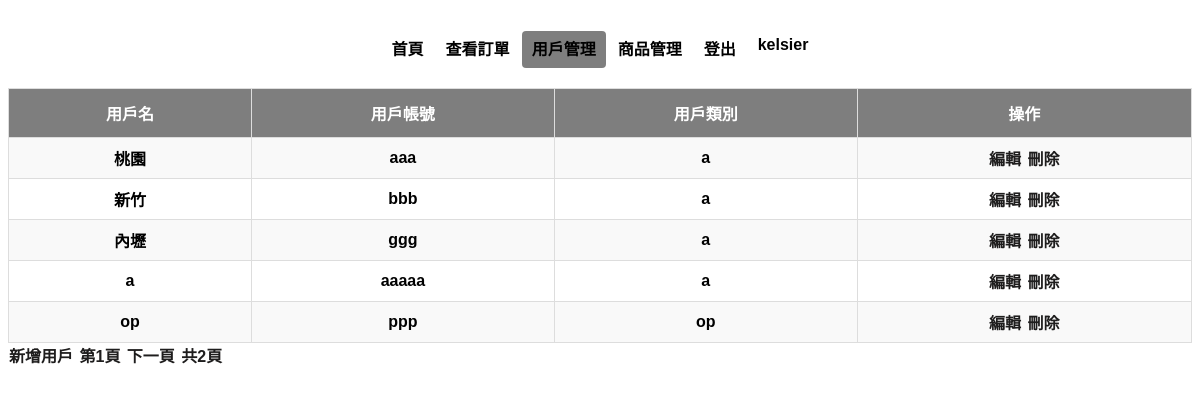
Page /op/userManage/ (signed in) on the committed database.
### base/models.py (models this page shows)
class ExtendedUser(models.Model):
    user = models.OneToOneField(User, on_delete=models.CASCADE)
    name = models.CharField(max_length=20)
    user_class = models.CharField(max_length=20)

### op/views.py (the view)
# urls.py: path("userManage/", UserManageView.as_view(), name='userManage'),
class UserManageView(LoginRequiredMixin, OpRequiredMixin, ListView):
    model = ExtendedUser
    template_name = 'userManage.html'
    context_object_name = 'users'
    paginate_by = 5
    def get_context_data(self, **kwargs):
        context = super().get_context_data(**kwargs)
        paginator = context['paginator']
        page_obj = context['page_obj']
        pages = {
            "pre": page_obj.previous_page_number() if page_obj.has_previous() else 1,
            "next": page_obj.next_page_number() if page_obj.has_next() else paginator.num_pages,
            "max": paginator.num_pages,
            "now": page_obj.number,
        }
        context['page'] = pages
        return context

### op/views.py (called while the page is built)
    def dispatch(self, request, *args, **kwargs):
        extended_user = ExtendedUser.objects.get(user=request.user)
        if extended_user.user_class != 'op':
            return HttpResponseForbidden("You do not have permission to access this page.")
        return super().dispatch(request, *args, **kwargs)

### template/userManage.html (shortened to what this page needs)
{%extends "bases/Base.html"%}
{% load static %}
{%block body%}
<div class="header">
    <header class="d-flex justify-content-center py-3">
        <ul class="nav nav-pills">
            <li class="nav-item"><a href="/op/" class="nav-link" aria-current="page">首頁</a></li>
            <li class="nav-item"><a href="/op/check/" class="nav-link">查看訂單</a></li>
            <li class="nav-item"><a href="/op/userManage/?page=1" class="nav-link active">用戶管理</a></li>
            <li class="nav-item"><a href="/op/productManage/" class="nav-link">商品管理</a></li>
            <li class="nav-item"><a href="/logout/" class="nav-link">登出</a></li>
            <li class="nav-item"><a href="/logout/" class="nav-link">{{ user.username }}</a></li>
        </ul>
    </header>
</div>
<div>
    <table>
        <tr>
            <th>用戶名</th>
            <th>用戶帳號</th>
            <th>用戶類別</th>
            <th>操作</th>
        </tr>
        {%for user in users%}
            <tr class="trs {{item.category}}">
                <td>{{user.name}}</td>
                <td>{{user.user.username}}</td>
                <td>{{user.user_class}}</td>
                <td>
                    <a href="edit/?userId={{user.user.id}}">編輯</a>
                    <a href="delete/?userId={{user.user.id}}">刪除</a>
                </td>
            </tr>
        {%endfor%}
    </table>
</div>
<a href="regist/">新增用戶</a>
<a>第{{page.now}}頁</a>
{% if page.next != page.now %}
<a href="/op/userManage/?page={{page.next}}">下一頁</a>
{%endif%}
<a>共{{page.max}}頁</a>
{%endblock%}

### static/css/setting.css (style rules this page uses)
body { background-color: rgb(255, 255, 255); font-family: '微軟正黑體', 'Arial', sans-serif; font-weight: bold; color: rgb(0, 0, 0); overflow-y:scroll; }
.header a { color: rgb(0, 0, 0); }
.header a.nav-link.active { color: rgb(0, 0, 0); background-color: #00000081; }
header { text-align: center; display: grid; align-items: center; background-color: #ffffff; height: 80px; }
ul { text-align: center; list-style-type: none; padding: 0; margin: 0; display: flex; }
header .nav { display: flex; justify-self: center; }
table { width: 100%; border-collapse: collapse; }
th, td { border: 1px solid #ddd; padding: 8px; text-align: center; }
th { background-color: #f2f2f2; text-align: center; }
tr:nth-child(even) { background-color: #f9f9f9; }
th { padding-top: 12px; padding-bottom: 12px; background-color: #00000081; color: white; }
a { text-decoration: none; color: #1e1d1d; margin: 0 1px; border-radius: 4px; transition: all 0.3s ease; font-family: '微軟正黑體', 'Arial', sans-serif; font-weight: bold; }
.nav-link { text-decoration: none; color: #1e1d1d; padding: 10px 10px; margin: 0 1px; border-radius: 4px; transition: all 0.3s ease; font-family: '微軟正黑體', 'Arial', sans-serif; font-weight: bold; }

### rows in the picture
ExtendedUser: name "桃園", user.username "aaa", user_class "a"
ExtendedUser: name "新竹", user.username "bbb", user_class "a"
ExtendedUser: name "內壢", user.username "ggg", user_class "a"
ExtendedUser: name "a", user.username "aaaaa", user_class "a"
ExtendedUser: name "op", user.username "ppp", user_class "op"

### other values in the picture
{{ user.username }} "kelsier"
{{ page.now }} "1"
{{ page.max }} "2"
